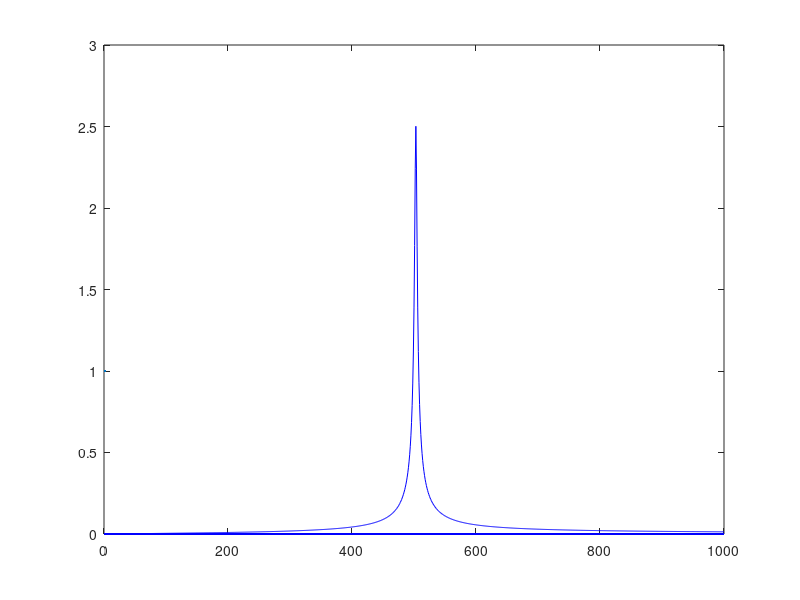

The MATLAB script that drew this image: (Note: this script raises an error after producing the figure.)
t = 0:0.01:4;
% alpha=2;
% omega=40;
% phi=1;
% x=exp(-alpha.*t);
% x1=exp(-alpha.*t).*cos(omega.*t+phi);
% figure(1);
% plot(t,x,'r','LineWidth',1.2);
% hold on;
% plot(t,x1,'b','LineWidth',1.2);
% legend('$e^{-\alpha t}$','$e^{-\alpha t}(\tilde{A}_1 e^{j\omega_d t} \tilde{A}_2 e^{-j\omega_d t})$', interpreter="latex")
% ylim([-2 2]);
% grid on;
% xlabel('Time','Fontsize',12); 
% ylabel('Amplitude','Fontsize',12)
% %title('Free motion with adimensional damping ratio h','Fontsize',18)

m=0.1;
k=2.53*10^4;

w_0=sqrt(k/m);
f_0=w_0/(2*pi); 
T=2*pi/w_0;

t1=0.576;
tau=-t1/log(10^(-1/2));
alpha=1/tau;
Q=w_0*tau/2;
R=2*m/tau;
bandwidth=2*1/tau;

xi=1/(w_0*tau);
xi1=R/(2*sqrt(k*m));
xi2=alpha/(sqrt(alpha^2+w_0^2));

w = 0:1:1000;
%adm = zeros(length(w));
Z = zeros(length(w));
Y = zeros(length(w));
for ii = 1:length(w)
    %adm(ii) = (1i*w(ii))/ ( w(ii)^2 - 2*1i*alpha*w(ii) - w_0^2) ;

    Z(ii) = R + 1i*(w(ii)*m - k/(w(ii)));
    Y(ii) = 1 / Z(ii);

end
figure(1)
plot(w, abs(Y), 'b', LineWidth=1);
xlabel('$\omega$','Fontsize',12, interpreter="latex"); 
ylabel('$|Y(\omega)|$','Fontsize',12, interpreter="latex");
title('Module of the Admittance $Y(\omega)$','Fontsize',18, interpreter="latex");

w_d=sqrt(w_0^2-alpha^2)

%% EXTERNAL FORCE

t = 0:0.0001:0.5;
f = [60, 80, 100, 120, 140, 160]';
omega = f*2*pi;

for jj = 1:length(f)
    index(jj) = find( abs(w-omega(jj))==min(abs(w-omega(jj))));
end

x = zeros(length(f), length(t));

for ii = 1:length(t)
    for jj = 1:length(f)
        v(jj)=0.1/abs(Z(index(jj)));

        phi(jj)=atan( ...
            (       v(jj)*cos(angle(Z(index(jj))))    -alpha.*((-v(jj)/index(jj))*sin(angle(Z(index(jj)))))         ) ...
            / ...
            (              w_d.*((-v(jj)/index(jj))*sin(angle(Z(index(jj)))))                ) ...
            );









        A(jj)=(-0.1*sin(angle(Z(index(jj)))))/(cos(phi(jj))*abs(Z(index(jj)))*index(jj));

        x(jj,ii) = exp(-alpha.*t(ii))*A(jj)*cos(w_d.*t(ii)+phi(jj)) + 0.1 * sin(2*pi*f(jj)*t(ii) + angle(Z(index(jj)))) / (2*pi*f(jj)*abs(Z(index(jj))));
    end
end


figure(2)
sgtitle('Complete time response for different values of excitation force frequency','Fontsize',18);

subplot(3, 2, 1)
plot(t, x(1,:), LineWidth=1.5)
xlabel('time [s]','Fontsize',12); 
ylabel('x(t) [m]','Fontsize',12);
title('$f_1=60 Hz$','Fontsize',16, interpreter="latex");



subplot(3, 2, 2)
plot(t, x(2,:), LineWidth=1.5)
xlabel('time [s]','Fontsize',12); 
ylabel('x(t) [m]','Fontsize',12);
title('$f_2=80 Hz$','Fontsize',16, interpreter="latex");


subplot(3, 2, 3)
plot(t, x(3,:), LineWidth=1.5)
xlabel('time [s]','Fontsize',12); 
ylabel('x(t) [m]','Fontsize',12);
title('$f_3=100 Hz$','Fontsize',16, interpreter="latex");


subplot(3, 2, 4)
plot(t, x(4,:), LineWidth=1.5)
xlabel('time [s]','Fontsize',12); 
ylabel('x(t) [m]','Fontsize',12);
title('$f_4=120 Hz$','Fontsize',16, interpreter="latex");


subplot(3, 2, 5)
plot(t, x(5,:), LineWidth=1.5)
xlabel('time [s]','Fontsize',12); 
ylabel('x(t) [m]','Fontsize',12);
title('$f_5=140 Hz$','Fontsize',16, interpreter="latex");


subplot(3, 2, 6)
plot(t, x(6,:), LineWidth=1.5)
xlabel('time [s]','Fontsize',12); 
ylabel('x(t) [m]','Fontsize',12);
title('$f_6=160 Hz$','Fontsize',16, interpreter="latex");



figure(3)
xlabel('time [s]','Fontsize',12); 
ylabel('x(t) [m]','Fontsize',12);
hold on
plot(t, x(1,:), LineWidth=1.5)
plot(t, x(2,:), LineWidth=0.5)
plot(t, x(3,:), LineWidth=1.5)
plot(t, x(4,:), LineWidth=1.5)
plot(t, x(5,:), LineWidth=1.5)
plot(t, x(6,:), LineWidth=1.5)
legend('60 Hz', '80 Hz', '100 Hz', '120 Hz','140 Hz','160 Hz')
